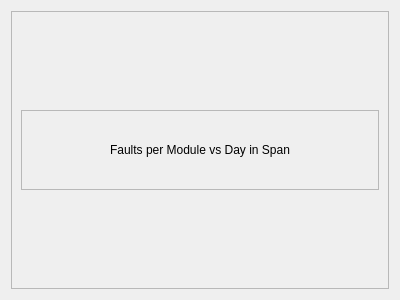
<?xml version="1.0" encoding="UTF-8"?>
<ui version="4.0">
 <class>Form</class>
 <widget class="QWidget" name="Form">
  <property name="geometry">
   <rect>
    <x>0</x>
    <y>0</y>
    <width>400</width>
    <height>300</height>
   </rect>
  </property>
  <property name="windowTitle">
   <string>Form</string>
  </property>
  <layout class="QGridLayout" name="gridLayout">
   <item row="0" column="0">
    <widget class="QFrame" name="frame">
     <property name="frameShape">
      <enum>QFrame::StyledPanel</enum>
     </property>
     <property name="frameShadow">
      <enum>QFrame::Raised</enum>
     </property>
     <layout class="QVBoxLayout" name="verticalLayout_2">
      <item>
       <widget class="QFrame" name="frame_2">
        <property name="maximumSize">
         <size>
          <width>16777215</width>
          <height>80</height>
         </size>
        </property>
        <property name="frameShape">
         <enum>QFrame::StyledPanel</enum>
        </property>
        <property name="frameShadow">
         <enum>QFrame::Raised</enum>
        </property>
        <layout class="QVBoxLayout" name="verticalLayout">
         <item>
          <widget class="QLabel" name="label">
           <property name="enabled">
            <bool>true</bool>
           </property>
           <property name="sizePolicy">
            <sizepolicy hsizetype="Preferred" vsizetype="Minimum">
             <horstretch>0</horstretch>
             <verstretch>0</verstretch>
            </sizepolicy>
           </property>
           <property name="text">
            <string>Faults per Module vs Day in Span</string>
           </property>
           <property name="scaledContents">
            <bool>false</bool>
           </property>
           <property name="alignment">
            <set>Qt::AlignCenter</set>
           </property>
           <property name="indent">
            <number>-7</number>
           </property>
          </widget>
         </item>
        </layout>
       </widget>
      </item>
      <item>
       <layout class="QGridLayout" name="Plot3"/>
      </item>
     </layout>
    </widget>
   </item>
  </layout>
 </widget>
 <resources/>
 <connections/>
</ui>
